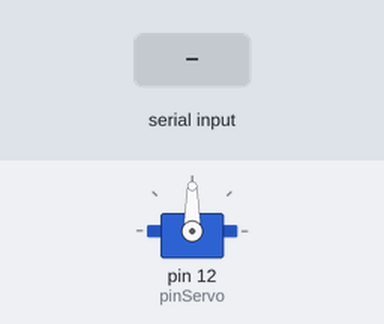
Recording of a sketch running on a simulated Arduino Uno, built with avr-gcc and run on an emulated ATmega328P. Parts: servo. Inputs (shaded band) come from the test bench.

Above: at 1.2 s.
1.3 s: "q" received over Serial
At 2.5 s:
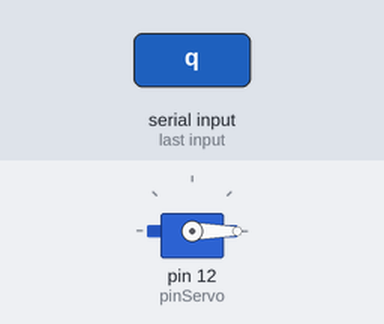
2.8 s: "r" received over Serial
At 5.6 s:
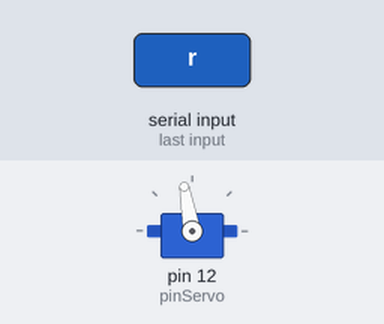
Timing chart, 0 to 11.8 s (numbered marks = the images above; inputs shaded):
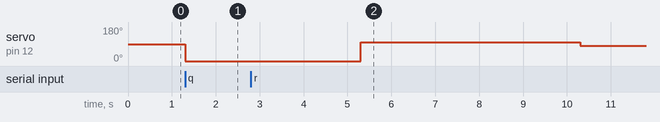

Measured:
- after the input at 1.3 s, servo on pin 12 (pinServo): 90° → 0° at once
- after the input at 2.8 s, servo on pin 12 (pinServo): 0° → 100° after 2.5 s, → 80° 5.0 s later

The sketch:

ServoMotor.ino
```cpp
#include<Servo.h>

Servo servoMotor;
int angulo;
int pinServo = 12;
unsigned char comando;
void setup() {
  Serial.begin(9600);
   servoMotor.attach(pinServo, 650, 2550);
}

void loop() {
  comando = 0;
  if(Serial.available()){
    comando = Serial.read();
    if(comando == 'q'){
      AbrirPuerta();
    }else if(comando == 'r'){
      CerrarPuerta();
    }

  }
}
void CerrarPuerta(){
      angulo = 100;
      angulo = constrain(angulo,0,180);
      servoMotor.write(angulo);
      delay(5000);
      servoMotor.write(80);
      angulo = 0;
}

void AbrirPuerta(){
   angulo -= 80;
   angulo = constrain(angulo,0,180);
   servoMotor.write(angulo);
   delay(4000);
   servoMotor.write(80);
   angulo = 0;
}
```
